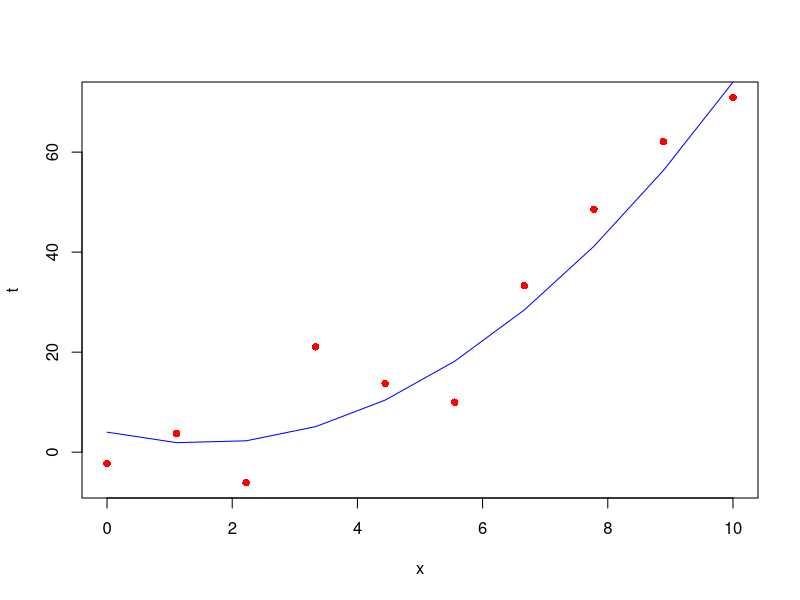
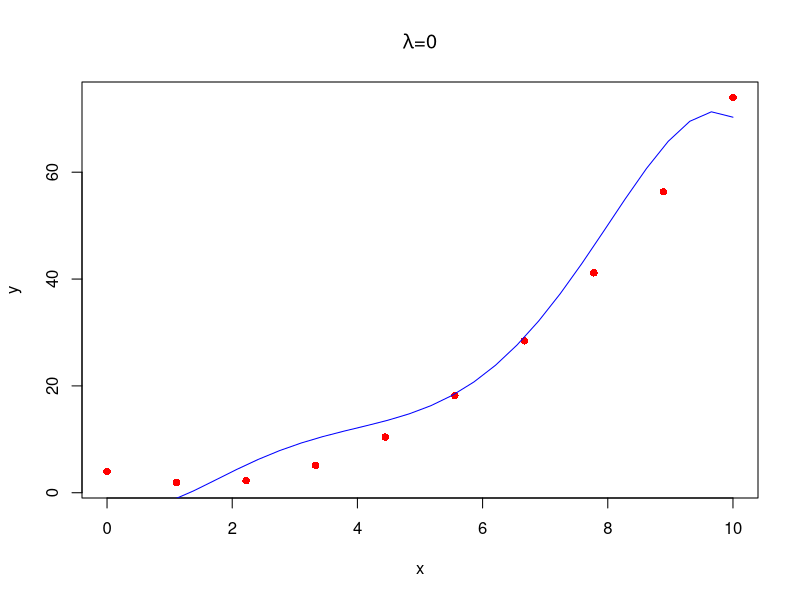
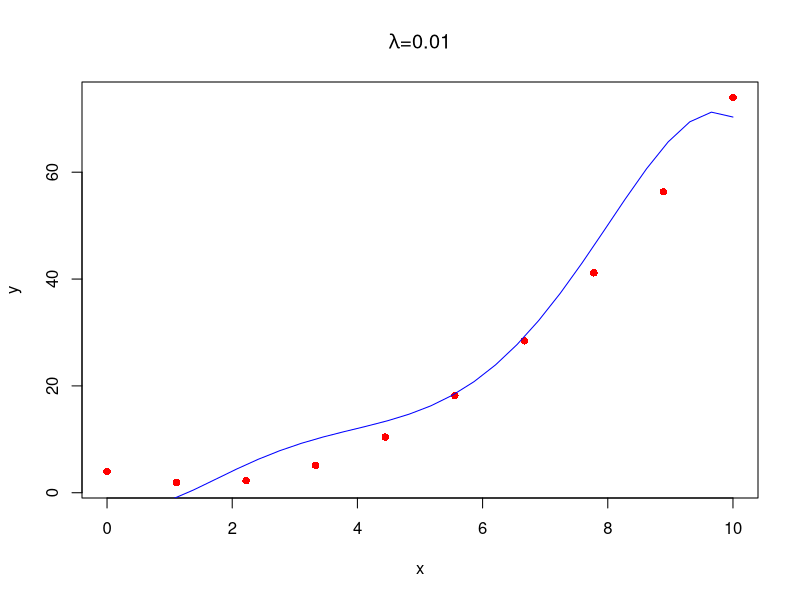
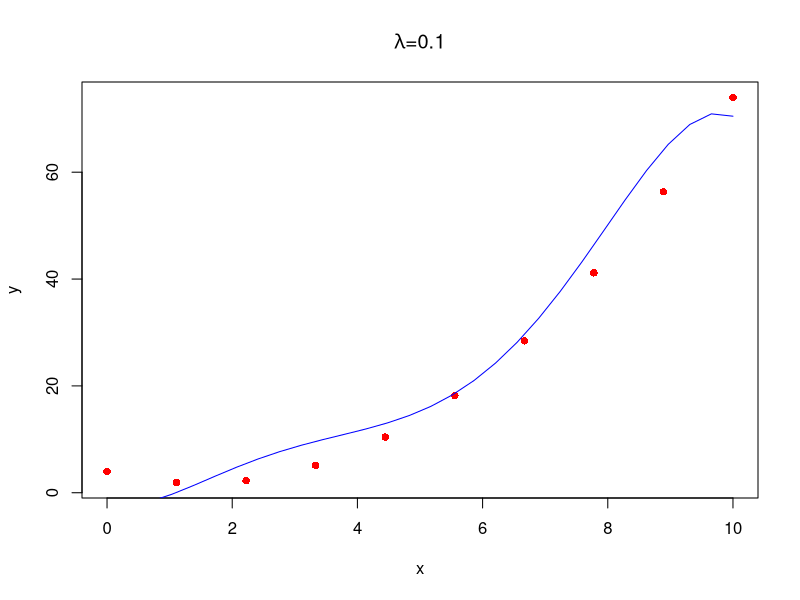
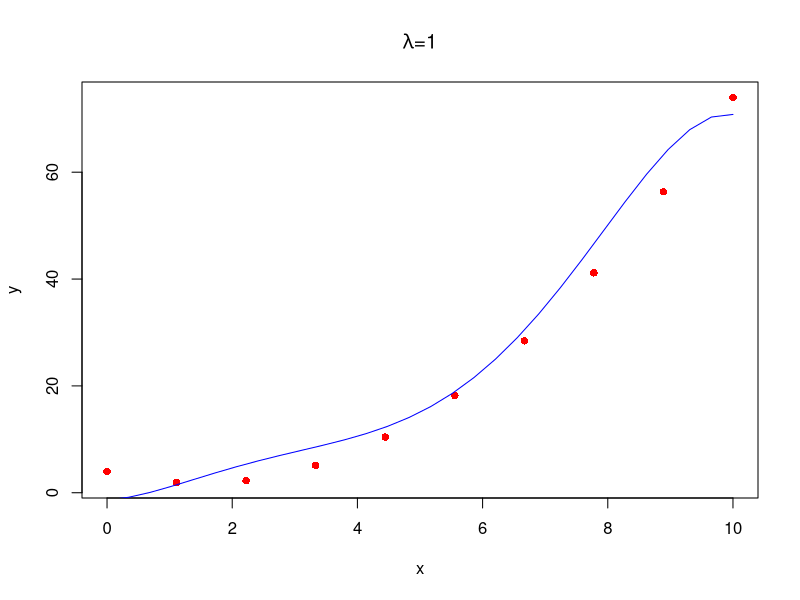
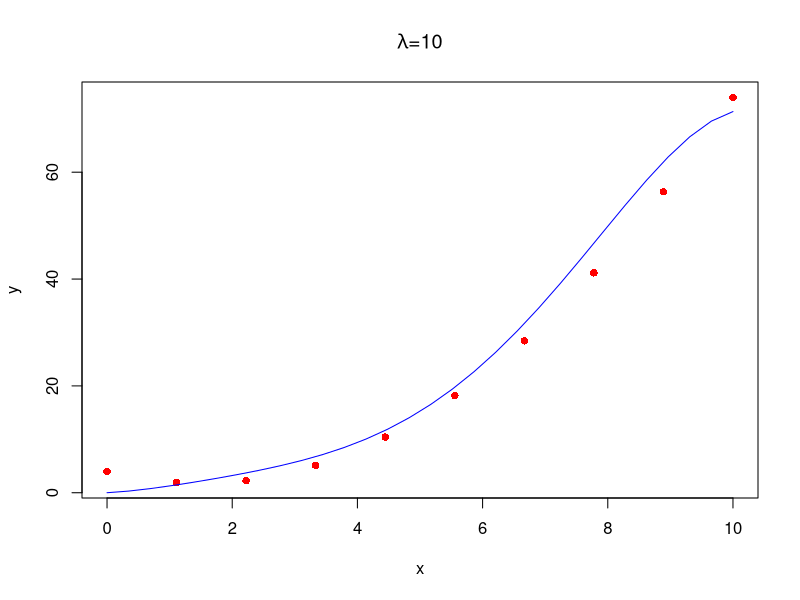

Recreate these plots in R, in order.
## ---- chunk 1
knitr::opts_chunk$set(cache=TRUE)
## ---- chunk 2
set.seed(1) #Keep regularity in plotting results
x <- seq(0, 10, length=10)
y <- x**2 - 3*x + 4
t <- y + rnorm(length(x), mean=0, sd=10)
plot(x,t, col="red", pch=16)
lines(x, y, col="blue")
## ---- chunk 3
maxorder <- 5
x_test <- seq(0, 10, length=30)
X <- rep(1, length(x))
X_test <- rep(1, length(x_test))
for (i in 1:maxorder) {
    X <- cbind(X, x**i)
    X_test <- cbind(X_test, x_test**i)
}
## ---- chunk 4
for (lamb in c(0, 0.01, 0.1, 1, 10)) {
    w <- solve(t(X) %*% X + lamb * diag(maxorder + 1), t(X) %*% t)
    f_test <- X_test %*% w
    plot(x, y, col="red", pch=16, main=bquote(paste(lambda,"=",.(lamb))))
    lines(x_test, f_test, col="blue")
}
